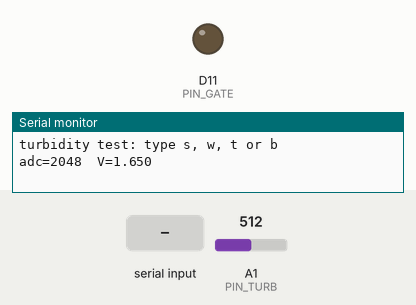
This sketch was run on a simulated Arduino Zero (SAMD21). On the bench: output pins drawn as LEDs (lit = HIGH), the last lines printed to the serial monitor. Inputs (shaded band) come from the test bench; at power-on: A1 (PIN_TURB) = 512 (analog values on the 0–1023 scale).

Above: at 1.2 s.
1.3 s: "w" received over Serial
At 1.6 s:
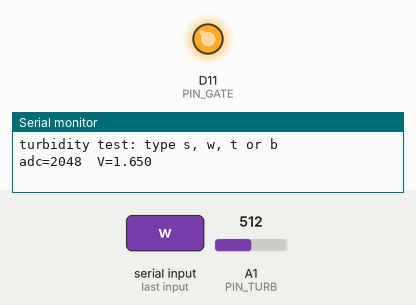
7.8 s: "t" received over Serial
At 14.0 s:
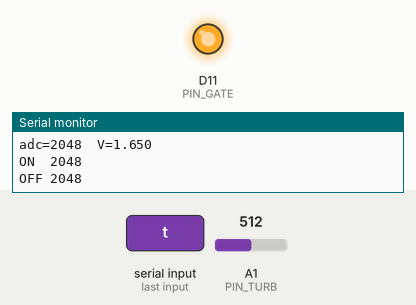
Timing chart, 0 to 15.3 s (numbered marks = the images above; inputs shaded):
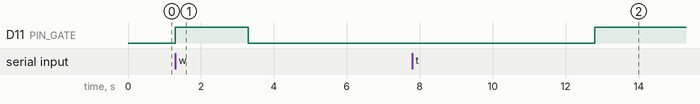

Measured:
- after the input at 1.3 s, D11 (PIN_GATE): LOW → HIGH at once, → LOW 2.0 s later
- after the input at 7.8 s, D11 (PIN_GATE): LOW → HIGH after 5.0 s

The sketch:

scout_t6_turbidity.ino
```cpp
// Test 6 + Test 9: Grove turbidity sensor on A1, optional power switch Q1 on D11 (LOW = ON).
// Wiring (Grove cable): red -> 3V3 (or Q1 drain once Q1 is built), black -> GND,
// yellow -> A1, white -> not used (cut and tape it). Board switch on "A" (analog).
// Serial Monitor at 115200, line ending "Newline". Type a letter and press Enter:
//   s = 50 readings: mean, min, max, spread %  (pass: spread < 1 %)
//   w = warm-up log: switch the sensor off 2 s, on, log A1 every 10 ms for 2 s (needs Q1)
//   t = toggle the sensor on/off every 5 s, 6 times (for current and rail-dip checks, needs Q1)
//   b = battery/supply voltage on A7 (onboard divider, x2)
const int PIN_TURB = A1;
const int PIN_GATE = 11;   // P-FET gate: LOW = sensor ON, HIGH = OFF (100k pull-up holds it OFF)
const int PIN_BAT = A7;

float volts(int raw) { return raw * 3.3f / 4095.0f; }

void sensorOn(bool on) { digitalWrite(PIN_GATE, on ? LOW : HIGH); }

void stats() {
  long sum = 0; int mn = 4095, mx = 0;
  for (int i = 0; i < 50; i++) {
    int r = analogRead(PIN_TURB);
    sum += r; if (r < mn) mn = r; if (r > mx) mx = r;
    delay(20);
  }
  float mean = sum / 50.0f;
  Serial.print("mean="); Serial.print(mean, 1);
  Serial.print(" ("); Serial.print(volts(mean), 3); Serial.print(" V) min="); Serial.print(mn);
  Serial.print(" max="); Serial.print(mx);
  Serial.print(" spread%="); Serial.println(mean > 0 ? 100.0f * (mx - mn) / mean : 0, 2);
}

void warmup() {
  sensorOn(false); delay(2000);
  uint32_t t0 = millis();
  sensorOn(true);
  Serial.println("ms,adc");
  for (int i = 0; i <= 200; i++) {            // 0 to 2000 ms in 10 ms steps
    while (millis() - t0 < (uint32_t)i * 10) {}
    Serial.print(millis() - t0); Serial.print(','); Serial.println(analogRead(PIN_TURB));
  }
  Serial.println("settle time = first ms where adc stays within 1 % of the final value");
}

void toggle() {
  for (int i = 0; i < 6; i++) {
    bool on = (i % 2 == 0);
    sensorOn(on);
    Serial.print(on ? "ON  " : "OFF "); Serial.println(analogRead(PIN_TURB));
    delay(5000);
  }
  sensorOn(true);
}

void setup() {
  pinMode(PIN_GATE, OUTPUT);
  sensorOn(true);
  analogReadResolution(12);
  Serial.begin(115200);
  while (!Serial && millis() < 5000) {}
  Serial.println("turbidity test: type s, w, t or b");
}

void loop() {
  if (Serial.available()) {
    char c = Serial.read();
    if (c == 's') stats();
    else if (c == 'w') warmup();
    else if (c == 't') toggle();
    else if (c == 'b') { Serial.print("BAT/VBUS = "); Serial.print(volts(analogRead(PIN_BAT)) * 2, 3); Serial.println(" V"); }
  }
  static uint32_t last = 0;
  if (millis() - last > 1000) {
    last = millis();
    int r = analogRead(PIN_TURB);
    Serial.print("adc="); Serial.print(r); Serial.print("  V="); Serial.println(volts(r), 3);
  }
}
```
